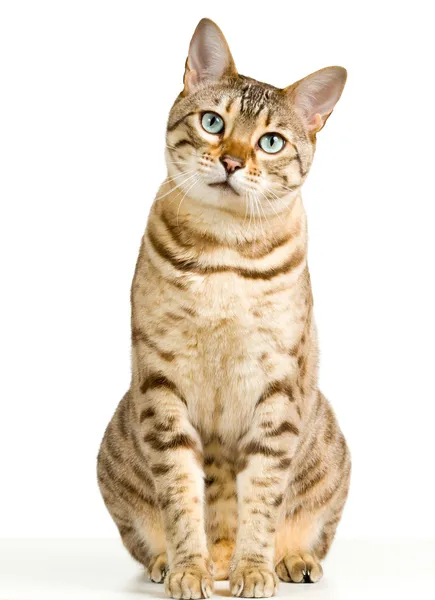
#> input picture kedi.jpg, 435 x 600 px
$ python Odev1.py
#> lines starting #> are read from the running program, lines starting #| are printed output that depends on the picture
import cv2
import numpy as np
import matplotlib.pyplot as plt

image = cv2.imread("./kedi.jpg")
#> image is the input picture: shape (600, 435, 3); mean B, G, R 206.7, 221.2, 232.2
shape = image.shape
#> shape = (600, 435, 3)
cv2.imshow('image', image)


l = cv2.cvtColor(image, cv2.COLOR_BGR2GRAY)
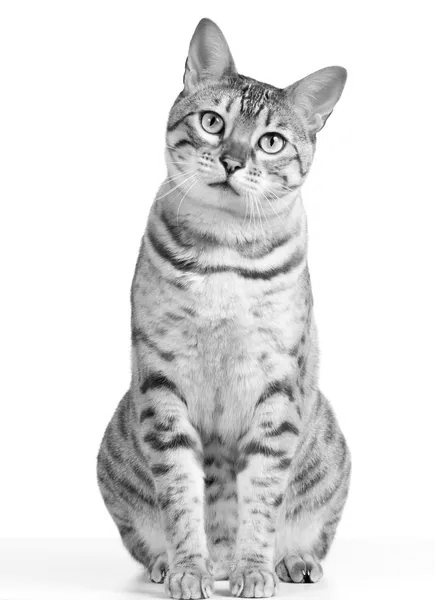
#> l: shape (600, 435); min 0, max 255, mean 222.9
cv2.imshow('l', l)


Hist = np.zeros(shape=(256))
for v in range(shape[0]):
    for u in range(shape[1]):
        i = l[v,u]
        Hist[i] = Hist[i]+1
#> after the loop, Hist = 256 values, max 140140 at index 255, min 4 at index 7, mean 1019.5


plt.plot(Hist)
plt.show()
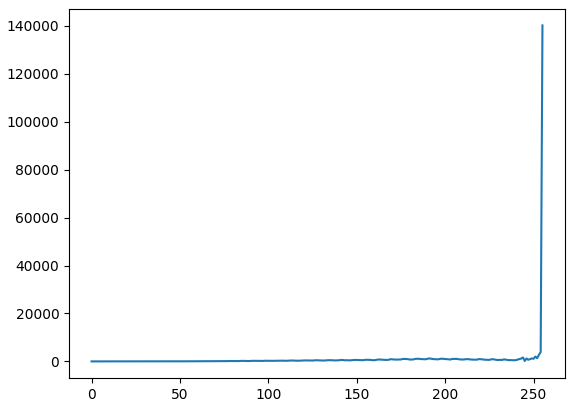
#> figure drawn by matplotlib, 1 panel; curve peaks at x = 255, y = 140140
